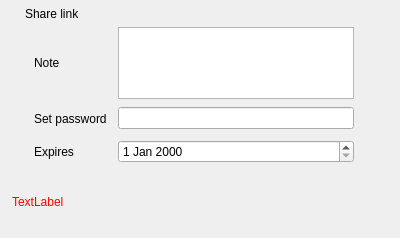
<?xml version="1.0" encoding="UTF-8"?>
<ui version="4.0">
 <class>OCC::ShareLinkWidget</class>
 <widget class="QWidget" name="OCC::ShareLinkWidget">
  <property name="geometry">
   <rect>
    <x>0</x>
    <y>0</y>
    <width>400</width>
    <height>238</height>
   </rect>
  </property>
  <property name="sizePolicy">
   <sizepolicy hsizetype="MinimumExpanding" vsizetype="Fixed">
    <horstretch>0</horstretch>
    <verstretch>0</verstretch>
   </sizepolicy>
  </property>
  <layout class="QVBoxLayout" name="verticalLayout">
   <property name="spacing">
    <number>0</number>
   </property>
   <property name="leftMargin">
    <number>12</number>
   </property>
   <property name="topMargin">
    <number>0</number>
   </property>
   <property name="rightMargin">
    <number>12</number>
   </property>
   <property name="bottomMargin">
    <number>0</number>
   </property>
   <item>
    <layout class="QHBoxLayout" name="horizontalLayout">
     <property name="spacing">
      <number>6</number>
     </property>
     <property name="rightMargin">
      <number>0</number>
     </property>
     <item>
      <widget class="QLabel" name="shareLinkIconLabel">
       <property name="text">
        <string notr="true"/>
       </property>
       <property name="pixmap">
        <pixmap resource="../../theme.qrc">:/client/theme/public.svg</pixmap>
       </property>
       <property name="alignment">
        <set>Qt::AlignRight|Qt::AlignTrailing|Qt::AlignVCenter</set>
       </property>
      </widget>
     </item>
     <item>
      <widget class="QLabel" name="shareLinkLabel">
       <property name="text">
        <string>Share link</string>
       </property>
      </widget>
     </item>
     <item>
      <spacer name="horizontalSpacer">
       <property name="orientation">
        <enum>Qt::Horizontal</enum>
       </property>
       <property name="sizeHint" stdset="0">
        <size>
         <width>40</width>
         <height>25</height>
        </size>
       </property>
      </spacer>
     </item>
     <item>
      <widget class="QProgressIndicator" name="sharelinkProgressIndicator" native="true">
       <property name="sizePolicy">
        <sizepolicy hsizetype="Fixed" vsizetype="Fixed">
         <horstretch>0</horstretch>
         <verstretch>0</verstretch>
        </sizepolicy>
       </property>
       <property name="minimumSize">
        <size>
         <width>28</width>
         <height>27</height>
        </size>
       </property>
      </widget>
     </item>
     <item>
      <spacer name="horizontalSpacer_2">
       <property name="orientation">
        <enum>Qt::Horizontal</enum>
       </property>
       <property name="sizeHint" stdset="0">
        <size>
         <width>40</width>
         <height>25</height>
        </size>
       </property>
      </spacer>
     </item>
     <item>
      <widget class="QPushButton" name="enableShareLink">
       <property name="text">
        <string/>
       </property>
       <property name="icon">
        <iconset resource="../../theme.qrc">
         <normaloff>:/client/theme/add.svg</normaloff>:/client/theme/add.svg</iconset>
       </property>
       <property name="checkable">
        <bool>false</bool>
       </property>
       <property name="flat">
        <bool>true</bool>
       </property>
      </widget>
     </item>
     <item>
      <widget class="QToolButton" name="shareLinkToolButton">
       <property name="enabled">
        <bool>false</bool>
       </property>
       <property name="sizePolicy">
        <sizepolicy hsizetype="Fixed" vsizetype="Fixed">
         <horstretch>0</horstretch>
         <verstretch>0</verstretch>
        </sizepolicy>
       </property>
       <property name="icon">
        <iconset resource="../../theme.qrc">
         <normaloff>:/client/theme/more.svg</normaloff>:/client/theme/more.svg</iconset>
       </property>
       <property name="popupMode">
        <enum>QToolButton::InstantPopup</enum>
       </property>
       <property name="autoRaise">
        <bool>true</bool>
       </property>
      </widget>
     </item>
    </layout>
   </item>
   <item>
    <layout class="QGridLayout" name="gridLayout">
     <property name="leftMargin">
      <number>22</number>
     </property>
     <item row="0" column="0">
      <widget class="QLabel" name="noteLabel">
       <property name="sizePolicy">
        <sizepolicy hsizetype="MinimumExpanding" vsizetype="Minimum">
         <horstretch>0</horstretch>
         <verstretch>0</verstretch>
        </sizepolicy>
       </property>
       <property name="minimumSize">
        <size>
         <width>78</width>
         <height>0</height>
        </size>
       </property>
       <property name="text">
        <string>Note</string>
       </property>
       <property name="alignment">
        <set>Qt::AlignLeading|Qt::AlignLeft|Qt::AlignVCenter</set>
       </property>
       <property name="indent">
        <number>0</number>
       </property>
      </widget>
     </item>
     <item row="0" column="1">
      <widget class="QTextEdit" name="textEdit_note">
       <property name="sizePolicy">
        <sizepolicy hsizetype="Preferred" vsizetype="Fixed">
         <horstretch>0</horstretch>
         <verstretch>0</verstretch>
        </sizepolicy>
       </property>
       <property name="minimumSize">
        <size>
         <width>0</width>
         <height>60</height>
        </size>
       </property>
       <property name="sizeAdjustPolicy">
        <enum>QAbstractScrollArea::AdjustToContents</enum>
       </property>
      </widget>
     </item>
     <item row="0" column="2">
      <widget class="QToolButton" name="confirmNote">
       <property name="minimumSize">
        <size>
         <width>28</width>
         <height>27</height>
        </size>
       </property>
       <property name="icon">
        <iconset resource="../../theme.qrc">
         <normaloff>:/client/theme/confirm.svg</normaloff>:/client/theme/confirm.svg</iconset>
       </property>
       <property name="autoRaise">
        <bool>true</bool>
       </property>
      </widget>
     </item>
     <item row="0" column="2">
      <widget class="QProgressIndicator" name="noteProgressIndicator" native="true">
       <property name="sizePolicy">
        <sizepolicy hsizetype="Fixed" vsizetype="Fixed">
         <horstretch>0</horstretch>
         <verstretch>0</verstretch>
        </sizepolicy>
       </property>
       <property name="minimumSize">
        <size>
         <width>28</width>
         <height>27</height>
        </size>
       </property>
      </widget>
     </item>
     <item row="1" column="0">
      <widget class="QLabel" name="passwordLabel">
       <property name="sizePolicy">
        <sizepolicy hsizetype="Minimum" vsizetype="Minimum">
         <horstretch>0</horstretch>
         <verstretch>0</verstretch>
        </sizepolicy>
       </property>
       <property name="minimumSize">
        <size>
         <width>78</width>
         <height>0</height>
        </size>
       </property>
       <property name="text">
        <string>Set password</string>
       </property>
       <property name="alignment">
        <set>Qt::AlignLeading|Qt::AlignLeft|Qt::AlignVCenter</set>
       </property>
       <property name="indent">
        <number>0</number>
       </property>
      </widget>
     </item>
     <item row="1" column="1">
      <widget class="QLineEdit" name="lineEdit_password">
       <property name="sizePolicy">
        <sizepolicy hsizetype="Minimum" vsizetype="Fixed">
         <horstretch>1</horstretch>
         <verstretch>0</verstretch>
        </sizepolicy>
       </property>
       <property name="echoMode">
        <enum>QLineEdit::Password</enum>
       </property>
      </widget>
     </item>
     <item row="1" column="2">
      <widget class="QToolButton" name="confirmPassword">
       <property name="minimumSize">
        <size>
         <width>28</width>
         <height>27</height>
        </size>
       </property>
       <property name="icon">
        <iconset resource="../../theme.qrc">
         <normaloff>:/client/theme/confirm.svg</normaloff>:/client/theme/confirm.svg</iconset>
       </property>
       <property name="autoRaise">
        <bool>true</bool>
       </property>
      </widget>
     </item>
     <item row="1" column="2">
      <widget class="QProgressIndicator" name="passwordProgressIndicator" native="true">
       <property name="sizePolicy">
        <sizepolicy hsizetype="Fixed" vsizetype="Fixed">
         <horstretch>0</horstretch>
         <verstretch>0</verstretch>
        </sizepolicy>
       </property>
       <property name="minimumSize">
        <size>
         <width>28</width>
         <height>27</height>
        </size>
       </property>
      </widget>
     </item>
     <item row="2" column="0">
      <widget class="QLabel" name="expirationLabel">
       <property name="sizePolicy">
        <sizepolicy hsizetype="Preferred" vsizetype="Minimum">
         <horstretch>0</horstretch>
         <verstretch>0</verstretch>
        </sizepolicy>
       </property>
       <property name="minimumSize">
        <size>
         <width>78</width>
         <height>0</height>
        </size>
       </property>
       <property name="text">
        <string>Expires</string>
       </property>
       <property name="alignment">
        <set>Qt::AlignLeading|Qt::AlignLeft|Qt::AlignVCenter</set>
       </property>
       <property name="indent">
        <number>0</number>
       </property>
      </widget>
     </item>
     <item row="2" column="1">
      <widget class="QDateEdit" name="calendar">
       <property name="sizePolicy">
        <sizepolicy hsizetype="Minimum" vsizetype="Fixed">
         <horstretch>1</horstretch>
         <verstretch>0</verstretch>
        </sizepolicy>
       </property>
      </widget>
     </item>
     <item row="2" column="2">
      <widget class="QToolButton" name="confirmExpirationDate">
       <property name="minimumSize">
        <size>
         <width>28</width>
         <height>27</height>
        </size>
       </property>
       <property name="icon">
        <iconset resource="../../theme.qrc">
         <normaloff>:/client/theme/confirm.svg</normaloff>:/client/theme/confirm.svg</iconset>
       </property>
       <property name="autoRaise">
        <bool>true</bool>
       </property>
      </widget>
     </item>
     <item row="2" column="2">
      <widget class="QProgressIndicator" name="expirationDateProgressIndicator" native="true">
       <property name="sizePolicy">
        <sizepolicy hsizetype="Fixed" vsizetype="Fixed">
         <horstretch>0</horstretch>
         <verstretch>0</verstretch>
        </sizepolicy>
       </property>
       <property name="minimumSize">
        <size>
         <width>28</width>
         <height>27</height>
        </size>
       </property>
      </widget>
     </item>
    </layout>
   </item>
   <item>
    <layout class="QHBoxLayout" name="horizontalLayout_2">
     <item>
      <widget class="QLabel" name="errorLabel">
       <property name="palette">
        <palette>
         <active>
          <colorrole role="WindowText">
           <brush brushstyle="SolidPattern">
            <color alpha="255">
             <red>255</red>
             <green>0</green>
             <blue>0</blue>
            </color>
           </brush>
          </colorrole>
         </active>
         <inactive>
          <colorrole role="WindowText">
           <brush brushstyle="SolidPattern">
            <color alpha="255">
             <red>255</red>
             <green>0</green>
             <blue>0</blue>
            </color>
           </brush>
          </colorrole>
         </inactive>
         <disabled>
          <colorrole role="WindowText">
           <brush brushstyle="SolidPattern">
            <color alpha="255">
             <red>123</red>
             <green>121</green>
             <blue>134</blue>
            </color>
           </brush>
          </colorrole>
         </disabled>
        </palette>
       </property>
       <property name="text">
        <string notr="true">TextLabel</string>
       </property>
       <property name="textFormat">
        <enum>Qt::PlainText</enum>
       </property>
       <property name="wordWrap">
        <bool>true</bool>
       </property>
      </widget>
     </item>
    </layout>
   </item>
  </layout>
 </widget>
 <layoutdefault spacing="6" margin="11"/>
 <customwidgets>
  <customwidget>
   <class>QProgressIndicator</class>
   <extends>QWidget</extends>
   <header>QProgressIndicator.h</header>
   <container>1</container>
  </customwidget>
 </customwidgets>
 <resources>
  <include location="../../theme.qrc"/>
 </resources>
 <connections/>
</ui>
